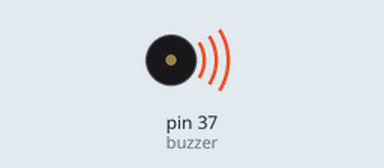
Simulated run of this program. Board: Raspberry Pi (header pin numbers). On the bench: buzzer (waves = sounding, pin HIGH). What the program prints to the terminal is not drawn.

Above: at 0.2 s.
Timing chart, 0 to 3.0 s (numbered marks = the images above):
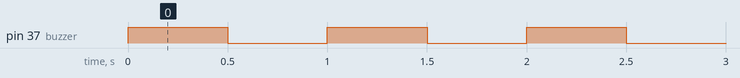

The program:

buzzer_tested.py
```python
#Libraries
import RPi.GPIO as GPIO
from time import sleep
#Disable warnings (optional)
GPIO.setwarnings(False)
#Select GPIO mode
GPIO.setmode(GPIO.BOARD)
#Set buzzer - pin 23 as output
buzzer= 37
GPIO.setup(buzzer,GPIO.OUT)
#Run forever loop
while True:
    GPIO.output(buzzer,GPIO.HIGH)
    print ("Beep")
    sleep(0.5) # Delay in seconds
    GPIO.output(buzzer,GPIO.LOW)
    print ("No Beep")
    sleep(0.5)
```

Measured:
- by itself, pin 37 (buzzer): alternates HIGH for 0.50 s and LOW for 0.50 s
